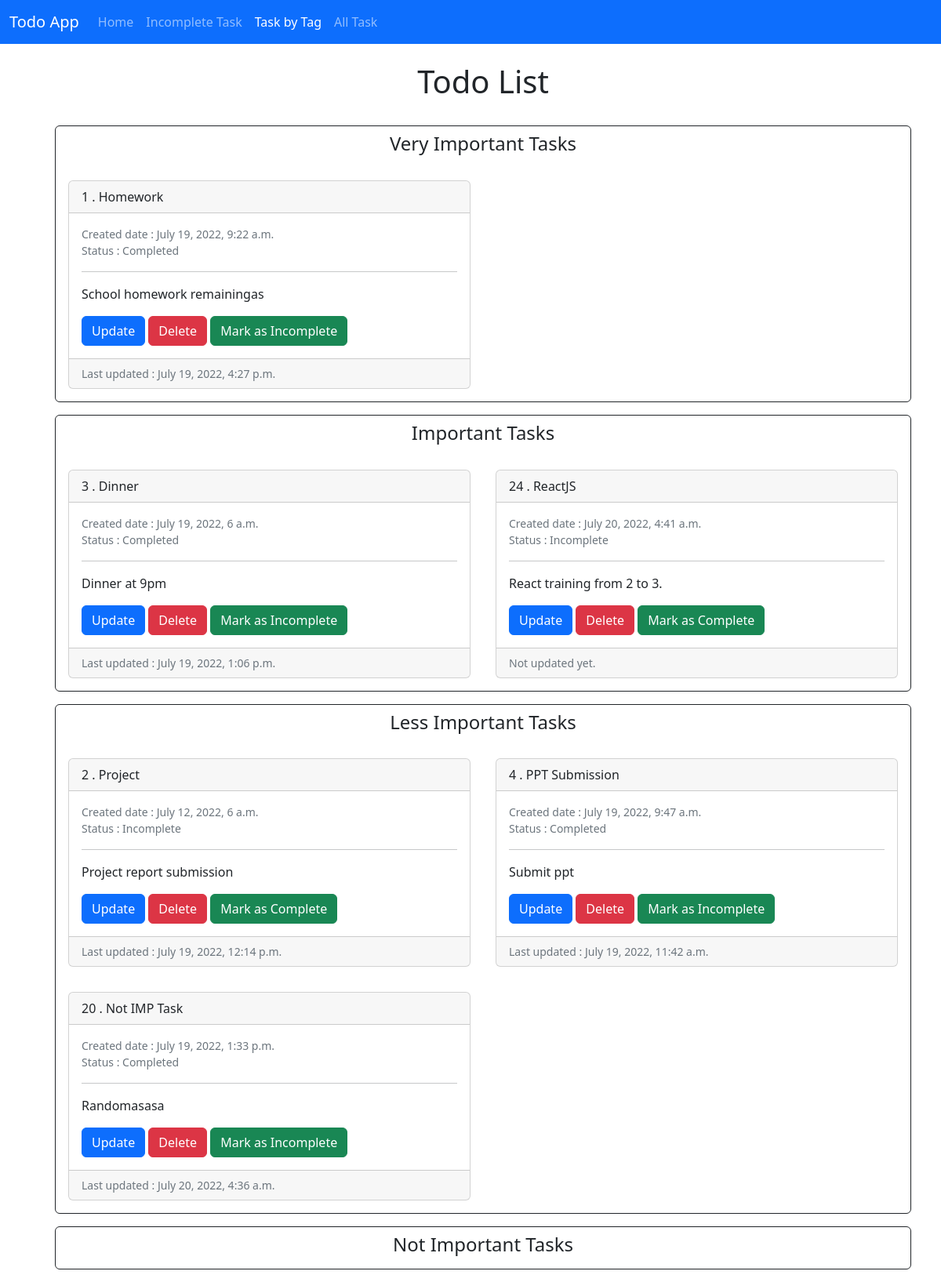
The app's page /tag/ with its own data.
### todo/models.py (models this page shows, shortened)
class Task(models.Model):
    id = models.AutoField(primary_key = True)
    title = models.CharField(max_length = 200)
    description = models.TextField()
    tag = models.CharField(max_length = 50)
    status = models.CharField(max_length = 50)
    created_date = models.DateTimeField(default = timezone.now)
    updated_date = models.DateTimeField(blank = True, null = True)

### todo/views.py (the view)
# urls.py: path('tag/', views.tag, name = 'tag'),
def tag(request):
    tasks = Task.objects.all()
    return render(request, 'todo/tag.html', {'tasks' : tasks})

### todo/templates/todo/tag.html (shortened to what this page needs)
<html>
    <head>
        <link href="https://cdn.jsdelivr.net/npm/bootstrap@5.2.0-beta1/dist/css/bootstrap.min.css" rel="stylesheet">
    </head>
    <body>
        <nav class="navbar navbar-expand-lg navbar-dark bg-primary">
            <div class="container-fluid">
              <a class="navbar-brand font-weight-bold" href="">Todo App</a>
              <div class="collapse navbar-collapse" id="navbarSupportedContent">
                <ul class="navbar-nav me-auto mb-2 mb-lg-0">
                  <li class="nav-item">
                    <a class="nav-link" aria-current="page" href="{% url 'homepage' %}">Home</a>
                  </li>
                  <li class="nav-item">
                    <a class="nav-link" href="{% url 'incomplete' %}">Incomplete Task</a>
                  </li>
                  <li class="nav-item">
                    <a class="nav-link active" href="{% url 'tag' %}">Task by Tag</a>
                  </li>
                  <li class="nav-item">
                    <a class="nav-link" href="{% url 'alltask' %}">All Task</a>
                  </li>
                </ul>
              </div>
            </div>
          </nav>
        <div class="container">
            <div class="container m-3">
                <div class="row text-center py-2">
                    <h1 class="font-weight-bold">Todo List</h1>
                </div>
                <div class="container border border-dark my-3 rounded">
                    <div class="font-weight-bold text-center h4 p-2">
                        Very Important Tasks
                    </div>
                    <div class="row">
                        {% for task in tasks %}
                            {% if task.tag == 'Very Important' %}
                            <div class="col-lg-6 p-3">
                                <div class="card">
                                    <div class="card-header">
                                        {{ task.id }} . {{ task.title }}
                                    </div>
                                    <div class="card-body">
                                        <small class="text-muted">
                                            Created date : {{ task.created_date }} <br>
                                            Status : {{ task.status }}
                                        </small> <hr>
                                        <p class="card-text">
                                            {{ task.description }}
                                        </p>
                                        <div class="text-right">
                                            <a href="{% url 'update' task_id=task.id %}" class="btn btn-primary mr-5">Update</a>
                                            <a href="{% url 'delete' task_id=task.id %}" class="btn btn-danger">Delete</a>
                                            {% if task.status == "Incomplete" %}
                                                <a href="{% url 'markcomplete' task_id=task.id %}" class="btn btn-success">Mark as Complete</a>
                                            {% elif task.status == "Completed" %}
                                                <a href="{% url 'markcomplete' task_id=task.id %}" class="btn btn-success">Mark as Incomplete</a>
                                            {% endif %}
                                        </div>
                                    </div>
                                    <div class="card-footer text-muted small">
                                        {% if task.updated_date %}
                                            Last updated : {{ task.updated_date }}
                                        {% else %}
                                            Not updated yet.
                                        {% endif %}
                                    </div>
                                </div>
                            </div>
                            {% endif %}
                        {% endfor %}
                    </div>
                </div>
                <div class="container border border-dark my-3 rounded">
                    <div class="font-weight-bold text-center h4 p-2">
                        Important Tasks
                    </div>
                    <div class="row">
                        {% for task in tasks %}
                            {% if task.tag == 'Important' %}
                            <div class="col-lg-6 p-3">
                                <div class="card">
                                    <div class="card-header">
                                        {{ task.id }} . {{ task.title }}
                                    </div>
                                    <div class="card-body">
                                        <small class="text-muted">
                                            Created date : {{ task.created_date }} <br>
                                            Status : {{ task.status }}
                                        </small> <hr>
                                        <p class="card-text">
                                            {{ task.description }}
                                        </p>
                                        <div class="text-right">
                                            <a href="{% url 'update' task_id=task.id %}" class="btn btn-primary mr-5">Update</a>
                                            <a href="{% url 'delete' task_id=task.id %}" class="btn btn-danger">Delete</a>
                                            {% if task.status == "Incomplete" %}
                                                <a href="{% url 'markcomplete' task_id=task.id %}" class="btn btn-success">Mark as Complete</a>
                                            {% elif task.status == "Completed" %}
                                                <a href="{% url 'markcomplete' task_id=task.id %}" class="btn btn-success">Mark as Incomplete</a>
                                            {% endif %}
                                        </div>
                                    </div>
                                    <div class="card-footer text-muted small">
                                        {% if task.updated_date %}
                                            Last updated : {{ task.updated_date }}
                                        {% else %}
                                            Not updated yet.
                                        {% endif %}
                                    </div>
                                </div>
                            </div>
                            {% endif %}
                        {% endfor %}
                    </div>
                </div>
                <div class="container border border-dark my-3 rounded">
                    <div class="font-weight-bold text-center h4 p-2">
                        Less Important Tasks
                    </div>
                    <div class="row">
                        {% for task in tasks %}
                            {% if task.tag == 'Less Important' %}
                            <div class="col-lg-6 p-3">
                                <div class="card">
                                    <div class="card-header">
                                        {{ task.id }} . {{ task.title }}
                                    </div>
                                    <div class="card-body">
                                        <small class="text-muted">
                                            Created date : {{ task.created_date }} <br>
                                            Status : {{ task.status }}
                                        </small> <hr>
                                        <p class="card-text">
                                            {{ task.description }}
                                        </p>
                                        <div class="text-right">
                                            <a href="{% url 'update' task_id=task.id %}" class="btn btn-primary mr-5">Update</a>
                                            <a href="{% url 'delete' task_id=task.id %}" class="btn btn-danger">Delete</a>
                                            {% if task.status == "Incomplete" %}
                                                <a href="{% url 'markcomplete' task_id=task.id %}" class="btn btn-success">Mark as Complete</a>
                                            {% elif task.status == "Completed" %}
                                                <a href="{% url 'markcomplete' task_id=task.id %}" class="btn btn-success">Mark as Incomplete</a>
                                            {% endif %}
                                        </div>
                                    </div>
                                    <div class="card-footer text-muted small">
                                        {% if task.updated_date %}
                                            Last updated : {{ task.updated_date }}
                                        {% else %}
                                            Not updated yet.
                                        {% endif %}
                                    </div>
                                </div>
                            </div>
                            {% endif %}
                        {% endfor %}
                    </div>
                </div>
                <div class="container border border-dark my-3 rounded">
                    <div class="font-weight-bold text-center h4 p-2">
                        Not Important Tasks
                    </div>
                </div>
            </div>
        </div>
    </body>
</html>

### records on screen
Task: id "1", title "Homework", created_date "July 19, 2022, 9:22 a.m.", status "Completed", description "School homework remainingas", shows "Mark as Incomplete", updated_date "July 19, 2022, 4:27 p.m."
Task: id "3", title "Dinner", created_date "July 19, 2022, 6 a.m.", status "Completed", description "Dinner at 9pm", shows "Mark as Incomplete", updated_date "July 19, 2022, 1:06 p.m."
Task: id "24", title "ReactJS", created_date "July 20, 2022, 4:41 a.m.", status "Incomplete", description "React training from 2 to 3.", shows "Mark as Complete", shows "Not updated yet."
Task: id "2", title "Project", created_date "July 12, 2022, 6 a.m.", status "Incomplete", description "Project report submission", shows "Mark as Complete", updated_date "July 19, 2022, 12:14 p.m."
Task: id "4", title "PPT Submission", created_date "July 19, 2022, 9:47 a.m.", status "Completed", description "Submit ppt", shows "Mark as Incomplete", updated_date "July 19, 2022, 11:42 a.m."
Task: id "20", title "Not IMP Task", created_date "July 19, 2022, 1:33 p.m.", status "Completed", description "Randomasasa", shows "Mark as Incomplete", updated_date "July 20, 2022, 4:36 a.m."
